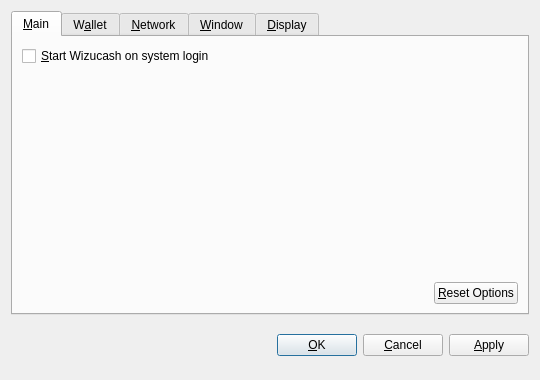
<?xml version="1.0" encoding="UTF-8"?>
<ui version="4.0">
 <class>OptionsDialog</class>
 <widget class="QDialog" name="OptionsDialog">
  <property name="geometry">
   <rect>
    <x>0</x>
    <y>0</y>
    <width>540</width>
    <height>380</height>
   </rect>
  </property>
  <property name="windowTitle">
   <string>Options</string>
  </property>
  <property name="modal">
   <bool>true</bool>
  </property>
  <layout class="QVBoxLayout" name="verticalLayout">
   <item>
    <widget class="QTabWidget" name="tabWidget">
     <property name="tabPosition">
      <enum>QTabWidget::North</enum>
     </property>
     <property name="currentIndex">
      <number>0</number>
     </property>
     <widget class="QWidget" name="tabMain">
      <attribute name="title">
       <string>&amp;Main</string>
      </attribute>
      <layout class="QVBoxLayout" name="verticalLayout_Main">
       <item>
        <widget class="QCheckBox" name="bitcoinAtStartup">
         <property name="toolTip">
          <string>Automatically start Wizucash after logging in to the system.</string>
         </property>
         <property name="text">
          <string>&amp;Start Wizucash on system login</string>
         </property>
        </widget>
       </item>
       <item>
        <spacer name="verticalSpacer_Main">
         <property name="orientation">
          <enum>Qt::Vertical</enum>
         </property>
         <property name="sizeHint" stdset="0">
          <size>
           <width>20</width>
           <height>40</height>
          </size>
         </property>
        </spacer>
       </item>
       <item>
        <layout class="QHBoxLayout" name="horizontalLayout_2_Main">
         <item>
          <spacer name="horizontalSpacer_2_Main">
           <property name="orientation">
            <enum>Qt::Horizontal</enum>
           </property>
           <property name="sizeHint" stdset="0">
            <size>
             <width>40</width>
             <height>20</height>
            </size>
           </property>
          </spacer>
         </item>
         <item>
          <widget class="QPushButton" name="resetButton">
           <property name="toolTip">
            <string>Reset all client options to default.</string>
           </property>
           <property name="text">
            <string>&amp;Reset Options</string>
           </property>
           <property name="autoDefault">
            <bool>false</bool>
           </property>
          </widget>
         </item>
        </layout>
       </item>
      </layout>
     </widget>
     <widget class="QWidget" name="tabWallet">
      <attribute name="title">
       <string>W&amp;allet</string>
      </attribute>
      <layout class="QVBoxLayout" name="verticalLayout_Network">
       <item>
        <widget class="QLabel" name="transactionFeeInfoLabel">
         <property name="text">
          <string>Optional transaction fee per kB that helps make sure your transactions are processed quickly. Most transactions are 1 kB.</string>
         </property>
         <property name="textFormat">
          <enum>Qt::PlainText</enum>
         </property>
         <property name="wordWrap">
          <bool>true</bool>
         </property>
        </widget>
       </item>
       <item>
        <layout class="QHBoxLayout" name="horizontalLayout_1_Main">
         <item>
          <widget class="QLabel" name="transactionFeeLabel">
           <property name="text">
            <string>Pay transaction &amp;fee</string>
           </property>
           <property name="textFormat">
            <enum>Qt::PlainText</enum>
           </property>
           <property name="buddy">
            <cstring>transactionFee</cstring>
           </property>
          </widget>
         </item>
         <item>
          <widget class="BitcoinAmountField" name="transactionFee"/>
         </item>
         <item>
          <spacer name="horizontalSpacer_1_Main">
           <property name="orientation">
            <enum>Qt::Horizontal</enum>
           </property>
           <property name="sizeHint" stdset="0">
            <size>
             <width>40</width>
             <height>20</height>
            </size>
           </property>
          </spacer>
         </item>
        </layout>
       </item>
       <item>
        <widget class="QLabel" name="label">
         <property name="text">
          <string>If you disable the spending of unconfirmed change, the change from a transaction cannot be used until that transaction has at least one confirmation. This also affects how your balance is computed.</string>
         </property>
         <property name="wordWrap">
          <bool>true</bool>
         </property>
        </widget>
       </item>
       <item>
        <widget class="QCheckBox" name="spendZeroConfChange">
         <property name="text">
          <string>Spend unconfirmed change  (experts only)</string>
         </property>
        </widget>
       </item>
       <item>
        <spacer name="verticalSpacer">
         <property name="orientation">
          <enum>Qt::Vertical</enum>
         </property>
         <property name="sizeHint" stdset="0">
          <size>
           <width>20</width>
           <height>40</height>
          </size>
         </property>
        </spacer>
       </item>
      </layout>
     </widget>
     <widget class="QWidget" name="tabNetwork">
      <attribute name="title">
       <string>&amp;Network</string>
      </attribute>
      <layout class="QVBoxLayout" name="verticalLayout_Network">
       <item>
        <widget class="QCheckBox" name="mapPortUpnp">
         <property name="toolTip">
          <string>Automatically open the Wizucash client port on the router. This only works when your router supports UPnP and it is enabled.</string>
         </property>
         <property name="text">
          <string>Map port using &amp;UPnP</string>
         </property>
        </widget>
       </item>
       <item>
        <widget class="QCheckBox" name="connectSocks">
         <property name="toolTip">
          <string>Connect to the Wizucash network through a SOCKS proxy (e.g. when connecting through Tor).</string>
         </property>
         <property name="text">
          <string>&amp;Connect through SOCKS proxy:</string>
         </property>
        </widget>
       </item>
       <item>
        <layout class="QHBoxLayout" name="horizontalLayout_Network">
         <item>
          <widget class="QLabel" name="proxyIpLabel">
           <property name="text">
            <string>Proxy &amp;IP:</string>
           </property>
           <property name="textFormat">
            <enum>Qt::PlainText</enum>
           </property>
           <property name="buddy">
            <cstring>proxyIp</cstring>
           </property>
          </widget>
         </item>
         <item>
          <widget class="QValidatedLineEdit" name="proxyIp">
           <property name="maximumSize">
            <size>
             <width>140</width>
             <height>16777215</height>
            </size>
           </property>
           <property name="toolTip">
            <string>IP address of the proxy (e.g. 127.0.0.1)</string>
           </property>
          </widget>
         </item>
         <item>
          <widget class="QLabel" name="proxyPortLabel">
           <property name="text">
            <string>&amp;Port:</string>
           </property>
           <property name="textFormat">
            <enum>Qt::PlainText</enum>
           </property>
           <property name="buddy">
            <cstring>proxyPort</cstring>
           </property>
          </widget>
         </item>
         <item>
          <widget class="QLineEdit" name="proxyPort">
           <property name="maximumSize">
            <size>
             <width>55</width>
             <height>16777215</height>
            </size>
           </property>
           <property name="toolTip">
            <string>Port of the proxy (e.g. 9050)</string>
           </property>
          </widget>
         </item>
         <item>
          <widget class="QLabel" name="socksVersionLabel">
           <property name="text">
            <string>SOCKS &amp;Version:</string>
           </property>
           <property name="textFormat">
            <enum>Qt::PlainText</enum>
           </property>
           <property name="buddy">
            <cstring>socksVersion</cstring>
           </property>
          </widget>
         </item>
         <item>
          <widget class="QValueComboBox" name="socksVersion">
           <property name="toolTip">
            <string>SOCKS version of the proxy (e.g. 5)</string>
           </property>
          </widget>
         </item>
         <item>
          <spacer name="horizontalSpacer_Network">
           <property name="orientation">
            <enum>Qt::Horizontal</enum>
           </property>
           <property name="sizeHint" stdset="0">
            <size>
             <width>40</width>
             <height>20</height>
            </size>
           </property>
          </spacer>
         </item>
        </layout>
       </item>
       <item>
        <spacer name="verticalSpacer_Network">
         <property name="orientation">
          <enum>Qt::Vertical</enum>
         </property>
         <property name="sizeHint" stdset="0">
          <size>
           <width>20</width>
           <height>40</height>
          </size>
         </property>
        </spacer>
       </item>
      </layout>
     </widget>
     <widget class="QWidget" name="tabWindow">
      <attribute name="title">
       <string>&amp;Window</string>
      </attribute>
      <layout class="QVBoxLayout" name="verticalLayout_Window">
       <item>
        <widget class="QCheckBox" name="minimizeToTray">
         <property name="toolTip">
          <string>Show only a tray icon after minimizing the window.</string>
         </property>
         <property name="text">
          <string>&amp;Minimize to the tray instead of the taskbar</string>
         </property>
        </widget>
       </item>
       <item>
        <widget class="QCheckBox" name="minimizeOnClose">
         <property name="toolTip">
          <string>Minimize instead of exit the application when the window is closed. When this option is enabled, the application will be closed only after selecting Quit in the menu.</string>
         </property>
         <property name="text">
          <string>M&amp;inimize on close</string>
         </property>
        </widget>
       </item>
       <item>
        <spacer name="verticalSpacer_Window">
         <property name="orientation">
          <enum>Qt::Vertical</enum>
         </property>
         <property name="sizeHint" stdset="0">
          <size>
           <width>20</width>
           <height>40</height>
          </size>
         </property>
        </spacer>
       </item>
      </layout>
     </widget>
     <widget class="QWidget" name="tabDisplay">
      <attribute name="title">
       <string>&amp;Display</string>
      </attribute>
      <layout class="QVBoxLayout" name="verticalLayout_Display">
       <item>
        <layout class="QHBoxLayout" name="horizontalLayout_1_Display">
         <item>
          <widget class="QLabel" name="langLabel">
           <property name="text">
            <string>User Interface &amp;language:</string>
           </property>
           <property name="textFormat">
            <enum>Qt::PlainText</enum>
           </property>
           <property name="buddy">
            <cstring>lang</cstring>
           </property>
          </widget>
         </item>
         <item>
          <widget class="QValueComboBox" name="lang">
           <property name="toolTip">
            <string>The user interface language can be set here. This setting will take effect after restarting Wizucash.</string>
           </property>
          </widget>
         </item>
        </layout>
       </item>
       <item>
        <layout class="QHBoxLayout" name="horizontalLayout_2_Display">
         <item>
          <widget class="QLabel" name="unitLabel">
           <property name="text">
            <string>&amp;Unit to show amounts in:</string>
           </property>
           <property name="textFormat">
            <enum>Qt::PlainText</enum>
           </property>
           <property name="buddy">
            <cstring>unit</cstring>
           </property>
          </widget>
         </item>
         <item>
          <widget class="QValueComboBox" name="unit">
           <property name="toolTip">
            <string>Choose the default subdivision unit to show in the interface and when sending coins.</string>
           </property>
          </widget>
         </item>
        </layout>
       </item>
       <item>
        <widget class="QCheckBox" name="displayAddresses">
         <property name="toolTip">
          <string>Whether to show Wizucash addresses in the transaction list or not.</string>
         </property>
         <property name="text">
          <string>&amp;Display addresses in transaction list</string>
         </property>
        </widget>
       </item>
       <item>
        <widget class="QCheckBox" name="coinControlFeatures">
         <property name="toolTip">
          <string>Whether to show coin control features or not.</string>
         </property>
         <property name="text">
          <string>Display coin &amp;control features (experts only!)</string>
         </property>
        </widget>
       </item>
       <item>
        <spacer name="verticalSpacer_Display">
         <property name="orientation">
          <enum>Qt::Vertical</enum>
         </property>
         <property name="sizeHint" stdset="0">
          <size>
           <width>20</width>
           <height>40</height>
          </size>
         </property>
        </spacer>
       </item>
      </layout>
     </widget>
    </widget>
   </item>
   <item>
    <layout class="QHBoxLayout" name="horizontalLayout_Buttons">
     <item>
      <spacer name="horizontalSpacer_1">
       <property name="orientation">
        <enum>Qt::Horizontal</enum>
       </property>
       <property name="sizeHint" stdset="0">
        <size>
         <width>40</width>
         <height>48</height>
        </size>
       </property>
      </spacer>
     </item>
     <item>
      <widget class="QLabel" name="statusLabel">
       <property name="font">
        <font>
         <weight>75</weight>
         <bold>true</bold>
        </font>
       </property>
       <property name="text">
        <string/>
       </property>
       <property name="textFormat">
        <enum>Qt::PlainText</enum>
       </property>
       <property name="wordWrap">
        <bool>true</bool>
       </property>
      </widget>
     </item>
     <item>
      <spacer name="horizontalSpacer_2">
       <property name="orientation">
        <enum>Qt::Horizontal</enum>
       </property>
       <property name="sizeHint" stdset="0">
        <size>
         <width>40</width>
         <height>48</height>
        </size>
       </property>
      </spacer>
     </item>
     <item>
      <widget class="QPushButton" name="okButton">
       <property name="text">
        <string>&amp;OK</string>
       </property>
      </widget>
     </item>
     <item>
      <widget class="QPushButton" name="cancelButton">
       <property name="text">
        <string>&amp;Cancel</string>
       </property>
       <property name="autoDefault">
        <bool>false</bool>
       </property>
      </widget>
     </item>
     <item>
      <widget class="QPushButton" name="applyButton">
       <property name="text">
        <string>&amp;Apply</string>
       </property>
       <property name="autoDefault">
        <bool>false</bool>
       </property>
      </widget>
     </item>
    </layout>
   </item>
  </layout>
 </widget>
 <customwidgets>
  <customwidget>
   <class>BitcoinAmountField</class>
   <extends>QSpinBox</extends>
   <header>bitcoinamountfield.h</header>
  </customwidget>
  <customwidget>
   <class>QValueComboBox</class>
   <extends>QComboBox</extends>
   <header>qvaluecombobox.h</header>
  </customwidget>
  <customwidget>
   <class>QValidatedLineEdit</class>
   <extends>QLineEdit</extends>
   <header>qvalidatedlineedit.h</header>
  </customwidget>
 </customwidgets>
 <resources/>
 <connections/>
</ui>
